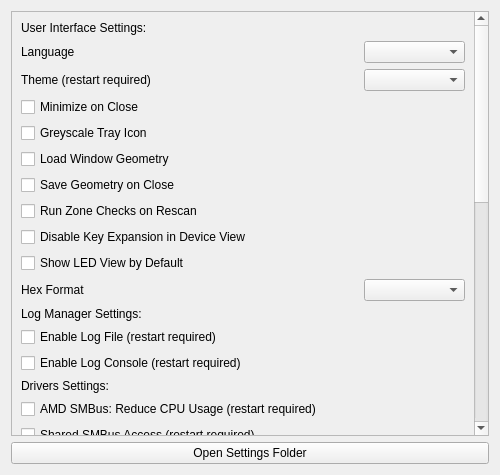
<?xml version="1.0" encoding="UTF-8"?>
<ui version="4.0">
 <class>OpenRGBSettingsPage</class>
 <widget class="QWidget" name="OpenRGBSettingsPage">
  <property name="geometry">
   <rect>
    <x>0</x>
    <y>0</y>
    <width>500</width>
    <height>475</height>
   </rect>
  </property>
  <property name="windowTitle">
   <string notr="true">Settings Page</string>
  </property>
  <layout class="QGridLayout" name="gridLayout">
   <item row="1" column="1" colspan="6">
    <widget class="QPushButton" name="OpenSettingsFolderButton">
     <property name="text">
      <string>Open Settings Folder</string>
     </property>
    </widget>
   </item>
   <item row="0" column="1" colspan="6">
    <widget class="QScrollArea" name="scrollArea">
     <property name="widgetResizable">
      <bool>true</bool>
     </property>
     <widget class="QWidget" name="scrollAreaWidgetContents_2">
      <property name="geometry">
       <rect>
        <x>0</x>
        <y>-399</y>
        <width>482</width>
        <height>1075</height>
       </rect>
      </property>
      <layout class="QGridLayout" name="gridLayout_3">
       <item row="30" column="0">
        <widget class="QCheckBox" name="CheckboxAutoStart">
         <property name="text">
          <string>Start at Login</string>
         </property>
        </widget>
       </item>
       <item row="39" column="0">
        <widget class="QCheckBox" name="CheckboxAutoStartCustom">
         <property name="text">
          <string>Custom Arguments</string>
         </property>
        </widget>
       </item>
       <item row="18" column="0">
        <widget class="QCheckBox" name="CheckboxSharedSMBusAccess">
         <property name="text">
          <string>Shared SMBus Access (restart required)</string>
         </property>
        </widget>
       </item>
       <item row="13" column="0">
        <widget class="QLabel" name="LogManagerSettingsLabel">
         <property name="text">
          <string>Log Manager Settings:</string>
         </property>
        </widget>
       </item>
       <item row="23" column="0">
        <widget class="QCheckBox" name="CheckboxSetOnSuspend">
         <property name="text">
          <string>Set Profile on Suspend</string>
         </property>
        </widget>
       </item>
       <item row="7" column="0">
        <widget class="QCheckBox" name="CheckboxLoadGeometry">
         <property name="text">
          <string>Load Window Geometry</string>
         </property>
        </widget>
       </item>
       <item row="4" column="0">
        <widget class="QLabel" name="ThemeLabel">
         <property name="text">
          <string>Theme (restart required)</string>
         </property>
        </widget>
       </item>
       <item row="17" column="0">
        <widget class="QCheckBox" name="CheckboxAMDSMBusReduceCPU">
         <property name="text">
          <string>AMD SMBus: Reduce CPU Usage (restart required)</string>
         </property>
        </widget>
       </item>
       <item row="36" column="1">
        <widget class="QLineEdit" name="TextServerHost"/>
       </item>
       <item row="10" column="0">
        <widget class="QCheckBox" name="CheckboxDisableKeyExpansion">
         <property name="text">
          <string>Disable Key Expansion in Device View</string>
         </property>
        </widget>
       </item>
       <item row="28" column="0">
        <widget class="QCheckBox" name="CheckboxLegacyWorkaround">
         <property name="text">
          <string>Legacy Workaround</string>
         </property>
        </widget>
       </item>
       <item row="39" column="1">
        <widget class="QLineEdit" name="TextCustomArgs"/>
       </item>
       <item row="24" column="0">
        <widget class="QCheckBox" name="CheckboxSetOnResume">
         <property name="text">
          <string>Set Profile on Resume</string>
         </property>
        </widget>
       </item>
       <item row="9" column="0">
        <widget class="QCheckBox" name="CheckboxRunZoneChecks">
         <property name="text">
          <string>Run Zone Checks on Rescan</string>
         </property>
        </widget>
       </item>
       <item row="45" column="0">
        <spacer name="verticalSpacer">
         <property name="orientation">
          <enum>Qt::Orientation::Vertical</enum>
         </property>
         <property name="sizeType">
          <enum>QSizePolicy::Policy::MinimumExpanding</enum>
         </property>
         <property name="sizeHint" stdset="0">
          <size>
           <width>20</width>
           <height>40</height>
          </size>
         </property>
        </spacer>
       </item>
       <item row="14" column="0">
        <widget class="QCheckBox" name="CheckboxLogFile">
         <property name="text">
          <string>Enable Log File (restart required)</string>
         </property>
        </widget>
       </item>
       <item row="4" column="1">
        <widget class="QComboBox" name="ComboBoxTheme"/>
       </item>
       <item row="40" column="1">
        <widget class="QComboBox" name="ComboBoxAutoStartProfile"/>
       </item>
       <item row="5" column="0">
        <widget class="QCheckBox" name="CheckboxMinimizeOnClose">
         <property name="text">
          <string>Minimize on Close</string>
         </property>
        </widget>
       </item>
       <item row="2" column="0">
        <widget class="QLabel" name="UserInterfaceSettingsLabel">
         <property name="text">
          <string>User Interface Settings:</string>
         </property>
        </widget>
       </item>
       <item row="3" column="0">
        <widget class="QLabel" name="LabelLanguage">
         <property name="text">
          <string>Language</string>
         </property>
        </widget>
       </item>
       <item row="36" column="0">
        <widget class="QCheckBox" name="CheckboxAutoStartSetServerHost">
         <property name="text">
          <string>Set Server Host</string>
         </property>
        </widget>
       </item>
       <item row="38" column="1">
        <widget class="QLineEdit" name="TextClientHost"/>
       </item>
       <item row="8" column="0">
        <widget class="QCheckBox" name="CheckboxSaveGeometry">
         <property name="text">
          <string>Save Geometry on Close</string>
         </property>
        </widget>
       </item>
       <item row="35" column="0">
        <widget class="QCheckBox" name="CheckboxAutoStartServer">
         <property name="text">
          <string>Start Server</string>
         </property>
        </widget>
       </item>
       <item row="34" column="0">
        <widget class="QCheckBox" name="CheckboxAutoStartMinimized">
         <property name="text">
          <string>Start Minimized</string>
         </property>
        </widget>
       </item>
       <item row="15" column="0">
        <widget class="QCheckBox" name="CheckboxLogConsole">
         <property name="text">
          <string>Enable Log Console (restart required)</string>
         </property>
        </widget>
       </item>
       <item row="12" column="1">
        <widget class="QComboBox" name="ComboBoxHexFormat"/>
       </item>
       <item row="3" column="1">
        <widget class="QComboBox" name="ComboBoxLanguage"/>
       </item>
       <item row="19" column="0">
        <widget class="QLabel" name="ProfileSettingsLabel">
         <property name="text">
          <string>Profile Settings:</string>
         </property>
        </widget>
       </item>
       <item row="37" column="1">
        <widget class="QSpinBox" name="TextServerPort">
         <property name="minimum">
          <number>1</number>
         </property>
         <property name="maximum">
          <number>65535</number>
         </property>
         <property name="value">
          <number>6742</number>
         </property>
        </widget>
       </item>
       <item row="37" column="0">
        <widget class="QCheckBox" name="CheckboxAutoStartSetServerPort">
         <property name="text">
          <string>Set Server Port</string>
         </property>
        </widget>
       </item>
       <item row="6" column="0">
        <widget class="QCheckBox" name="CheckboxTrayIconGreyscale">
         <property name="text">
          <string>Greyscale Tray Icon</string>
         </property>
        </widget>
       </item>
       <item row="38" column="0">
        <widget class="QCheckBox" name="CheckboxAutoStartClient">
         <property name="text">
          <string>Start Client</string>
         </property>
        </widget>
       </item>
       <item row="11" column="0">
        <widget class="QCheckBox" name="CheckboxShowLEDView">
         <property name="text">
          <string>Show LED View by Default</string>
         </property>
        </widget>
       </item>
       <item row="26" column="0">
        <widget class="QLabel" name="ServerSettingsLabel">
         <property name="text">
          <string>Server Settings:</string>
         </property>
        </widget>
       </item>
       <item row="29" column="0">
        <widget class="QLabel" name="AutoStartLabel">
         <property name="text">
          <string>Start at Login Settings:</string>
         </property>
        </widget>
       </item>
       <item row="27" column="0">
        <widget class="QCheckBox" name="CheckboxAllDevices">
         <property name="text">
          <string>Serve All Devices (Including those from client connections)</string>
         </property>
        </widget>
       </item>
       <item row="40" column="0">
        <widget class="QCheckBox" name="CheckboxAutoStartProfile">
         <property name="text">
          <string>Load Profile</string>
         </property>
        </widget>
       </item>
       <item row="16" column="0">
        <widget class="QLabel" name="DriversSettingsLabel">
         <property name="text">
          <string>Drivers Settings:</string>
         </property>
        </widget>
       </item>
       <item row="12" column="0">
        <widget class="QLabel" name="HexFormatLabel">
         <property name="text">
          <string>Hex Format</string>
         </property>
        </widget>
       </item>
       <item row="44" column="0">
        <widget class="QLabel" name="AutoStartStatusLabel">
         <property name="text">
          <string>Start at Login Status</string>
         </property>
        </widget>
       </item>
       <item row="20" column="0">
        <widget class="QCheckBox" name="CheckboxSetOnExit">
         <property name="text">
          <string>Set Profile on Exit</string>
         </property>
        </widget>
       </item>
       <item row="24" column="1">
        <widget class="QComboBox" name="ComboBoxResumeProfile"/>
       </item>
       <item row="23" column="1">
        <widget class="QComboBox" name="ComboBoxSuspendProfile"/>
       </item>
       <item row="20" column="1">
        <widget class="QComboBox" name="ComboBoxExitProfile"/>
       </item>
       <item row="21" column="0">
        <widget class="QCheckBox" name="CheckboxSetOnOpen">
         <property name="text">
          <string>Set Profile on Open</string>
         </property>
        </widget>
       </item>
       <item row="21" column="1">
        <widget class="QComboBox" name="ComboBoxOpenProfile"/>
       </item>
      </layout>
     </widget>
    </widget>
   </item>
  </layout>
 </widget>
 <resources/>
 <connections/>
</ui>
